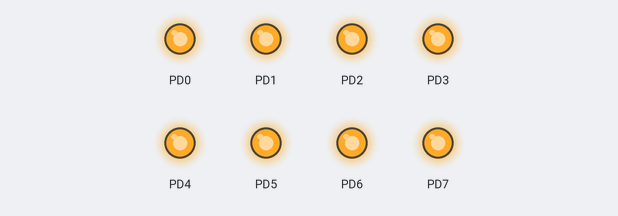
Recording of a program running on a simulated ATmega328P, built with avr-gcc and emulated at 16 MHz. Shown: output pins drawn as LEDs (lit = HIGH). At 1.2 s the program stops and its outputs stay as they are.

Above: at 0.1 s.
At 0.7 s:
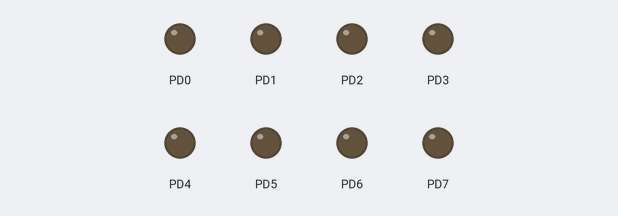
Timing chart, 0 to 2.7 s (numbered marks = the images above):
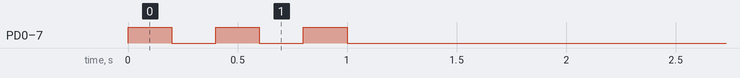

The program:

main.c
```c
/*
 * LAB3_ESCLAVO.c
 *
 * JOSÉ FERNANDO GORDILLO FLORES
 */

#define F_CPU 16000000UL
#include <avr/io.h>
#include <util/delay.h>
#include <avr/interrupt.h>
#include "spi_simple.h"
#include "adc.h"

// Función para mostrar número en LEDs (Puerto D completo)
void display_leds_slave(uint8_t number) {
	PORTD = number;
}

// Función para inicializar LEDs del esclavo
void leds_init_slave(void) {
	DDRD = 0xFF;  // Puerto D completo como salida para LEDs
	PORTD = 0x00; // Inicializar LEDs apagados
}

// Patrón de inicio para verificar funcionamiento
void startup_pattern(void) {
	for(uint8_t i = 0; i < 3; i++) {
		display_leds_slave(0xFF);
		_delay_ms(200);
		display_leds_slave(0x00);
		_delay_ms(200);
	}
}

int main(void) {
	uint8_t command, data;

	// Inicializar periféricos
	spi_slave_init();
	adc_init();
	leds_init_slave();

	// Patrón de inicio
	startup_pattern();

	while(1) {
		// Esperar comando del maestro
		if(spi_data_ready()) {
			command = SPDR;  // Leer comando

			switch(command) {
				case 0x01:  // Comando: Modo LED
				// Esperar el dato (número para mostrar en LEDs)
				while(!spi_data_ready());
				data = SPDR;
				display_leds_slave(data);
				break;

				case 0x02:  // Comando: Leer potenciómetros
				{
					// Leer potenciómetros
					uint16_t pot1 = adc_read(ADC_CHANNEL_0);  // A0
					uint16_t pot2 = adc_read(ADC_CHANNEL_1);  // A1

					// Esperar a que el maestro solicite los datos
					// El maestro enviará bytes dummy para recibir los datos

					// Enviar POT1 (high byte)
					while(!spi_data_ready());
					SPDR = (pot1 >> 8) & 0xFF;
					while(!spi_data_ready());

					// Enviar POT1 (low byte)
					SPDR = pot1 & 0xFF;
					while(!spi_data_ready());

					// Enviar POT2 (high byte)
					SPDR = (pot2 >> 8) & 0xFF;
					while(!spi_data_ready());

					// Enviar POT2 (low byte)
					SPDR = pot2 & 0xFF;

					// Mostrar valores en LEDs (promedio de ambos potenciómetros)
					uint8_t avg = ((pot1 + pot2) / 2) >> 2;  // Escalar a 8 bits
					display_leds_slave(avg);
				}
				break;

				default:
				// Comando desconocido - no hacer nada
				break;
			}
		}

		_delay_ms(10);  // Pequeña pausa
	}

	return 0;
}
```

SPI.c
```c
/*
 * SPI.c
 */

#include "SPI.h"

void spiInit(Spi_Type sType, Spi_Data_Order sDataOrder, Spi_Clock_Polarity sClockPolarity, Spi_Clock_Phase sClockPhase)
{
	// PB2 -> SS
	// PB3 -> MOSI
	// PB4 -> MISO
	// PB5 -> SCK

	if(sType & (1<<MSTR)) //If Master Mode
	{
		DDRB |= (1<<DDB3)|(1<<DDB5)|(1<<DDB2);   // MOSI, SCK, NEGADO_SS
		DDRB &= ~(1<<DDB4);                      // MISO
		SPCR |= (1<<MSTR);                       // Master

		uint8_t temp = sType & 0b00000111;
		switch(temp){
			case 0: // DIV2
				SPCR &= ~((1<<SPR1)|(1<<SPR0));
				SPSR |= (1<<SPI2X);
			break;
			case 1: // DIV4
				SPCR &= ~((1<<SPR1)|(1<<SPR0));
				SPSR &= ~(1<<SPI2X);
			break;
			case 2: // DIV8
				SPCR |= (1<<SPR0);
				SPCR &= ~(1<<SPR1);
				SPSR |= (1<<SPI2X);
			break;
			case 3: // DIV16
				SPCR |= (1<<SPR0);
				SPCR &= ~(1<<SPR1);
				SPSR &= ~(1<<SPI2X);
			break;
			case 4: // DIV32
				SPCR &= ~(1<<SPR0);
				SPCR |= (1<<SPR1);
				SPSR |= (1<<SPI2X);
			break;
			case 5: // DIV64
				SPCR &= ~(1<<SPR0);
				SPCR |= (1<<SPR1);
				SPSR &= ~(1<<SPI2X);
			break;
			case 6: // DIV128
				SPCR |= (1<<SPR0)|(1<<SPR1);
				SPSR &= ~(1<<SPI2X);
			break;
		}

	}
	else        //If Slave Mode
	{
		DDRB |= (1<<DDB4);  // MISO
		DDRB &= ~((1<<DDB3)|(1<<DDB5)|(1<<DDB2)); // MOSI, SCK, SS
		SPCR &= ~(1<<MSTR); // Slave
	}
	/* Enable SPI, Data Order, Clock Polarity, Clock Phase */
	SPCR |= (1<<SPE)|sDataOrder|sClockPolarity|sClockPhase;

}

static void spiReceiveWait()
{
	while (!(SPSR & (1<<SPIF))); // Wait for Data Receive complete
}

void spiWrite(uint8_t dat) // Write data to SPI bus
{
	SPDR = dat;
}

unsigned spiDataReady() // Check whether the data is ready to read
{
	if(SPSR & (1<<SPIF))
	return 1;
	else
	return 0;
}

uint8_t spiRead(void) // Read the received data
{
	while (!(SPSR & (1<<SPIF))); // Wait for Data Receive complete
	return(SPDR); // read the received data from the buffer
}
```

SPI.h
```c
/*
 * SPI.h
 */


#ifndef SPI_H_
#define SPI_H_

#include <avr/io.h>
#include <stdint.h>

typedef enum
{
	SPI_MASTER_OSC_DIV2   = 0b01010000,
	SPI_MASTER_OSC_DIV4   = 0b01010001,
	SPI_MASTER_OSC_DIV8   = 0b01010010,
	SPI_MASTER_OSC_DIV16  = 0b01010011,
	SPI_MASTER_OSC_DIV32  = 0b01010100,
	SPI_MASTER_OSC_DIV64  = 0b01010101,
	SPI_MASTER_OSC_DIV128 = 0b01010110,
	SPI_SLAVE_SS          = 0b01010000
}Spi_Type;

typedef enum
{
	SPI_DATA_ORDER_MSB = 0b00000000,
	SPI_DATA_ORDER_LSB = 0b00100000
} Spi_Data_Order;

typedef enum
{
	SPI_CLOCK_IDLE_HIGH = 0b00001000,
	SPI_CLOCK_IDLE_LOW  = 0b00000000
} Spi_Clock_Polarity;

typedef enum
{
	SPI_CLOCK_FIRST_EDGE = 0b00000000,
	SPI_CLOCK_LAST_EDGE  = 0b00000100
} Spi_Clock_Phase;

void spiInit(Spi_Type, Spi_Data_Order, Spi_Clock_Polarity, Spi_Clock_Phase);
void spiWrite(uint8_t dat);
unsigned spiDataReady();
uint8_t spiRead(void);

#endif /* SPI_H_ */
```

adc.c
```c
#define F_CPU 16000000UL
#include <avr/io.h>
#include <util/delay.h>
#include "adc.h"

// Inicializar el ADC
void adc_init(void) {
	// Configurar referencia de voltaje (AVCC con capacitor externo en AREF)
	// REFS1 = 0, REFS0 = 1 -> AVCC como referencia
	ADMUX = (1 << REFS0);

	// Habilitar ADC y configurar prescaler
	// Para 16MHz, prescaler de 128 da frecuencia ADC de 125kHz (óptima)
	// ADEN = 1 (habilitar ADC)
	// ADPS2:0 = 111 (prescaler 128)
	ADCSRA = (1 << ADEN) | (1 << ADPS2) | (1 << ADPS1) | (1 << ADPS0);

	// Realizar una conversión dummy para estabilizar el ADC
	adc_read(0);
}

// Leer valor del ADC en el canal especificado
uint16_t adc_read(uint8_t channel) {
	// Verificar que el canal sea válido (0-7)
	if(channel > 7) return 0;

	// Seleccionar canal manteniendo la configuración de referencia
	ADMUX = (ADMUX & 0xF0) | (channel & 0x0F);

	// Esperar un poco para que se estabilice la selección del canal
	_delay_us(10);

	// Iniciar conversión
	ADCSRA |= (1 << ADSC);

	// Esperar a que termine la conversión
	while(ADCSRA & (1 << ADSC));

	// Retornar el resultado (registro ADC de 16 bits, pero solo 10 bits útiles)
	return ADC;
}

// Convertir valor ADC a voltaje en milivoltios
uint16_t adc_to_voltage_mv(uint16_t adc_value) {
	// Conversión: (adc_value * Vref_mV) / resolución_ADC
	// Para evitar overflow, usar aritmética de 32 bits
	uint32_t voltage = ((uint32_t)adc_value * ADC_VREF_MV) / ADC_RESOLUTION;
	return (uint16_t)voltage;
}

// Convertir valor ADC a porcentaje (0-100%)
uint8_t adc_to_percentage(uint16_t adc_value) {
	// Conversión: (adc_value * 100) / (resolución_ADC - 1)
	uint32_t percentage = ((uint32_t)adc_value * 100) / (ADC_RESOLUTION - 1);
	if(percentage > 100) percentage = 100;
	return (uint8_t)percentage;
}
```

adc.h
```c
#ifndef ADC_H
#define ADC_H

#include <avr/io.h>

// Definiciones para el ADC
#define ADC_VREF_MV     5000    // Voltaje de referencia en mV (5V)
#define ADC_RESOLUTION  1024    // Resolución del ADC (10 bits = 2^10)

// Canales ADC disponibles
#define ADC_CHANNEL_0   0       // A0 - PC0
#define ADC_CHANNEL_1   1       // A1 - PC1
#define ADC_CHANNEL_2   2       // A2 - PC2
#define ADC_CHANNEL_3   3       // A3 - PC3
#define ADC_CHANNEL_4   4       // A4 - PC4
#define ADC_CHANNEL_5   5       // A5 - PC5

// Prototipos de funciones
void adc_init(void);
uint16_t adc_read(uint8_t channel);
uint16_t adc_to_voltage_mv(uint16_t adc_value);
uint8_t adc_to_percentage(uint16_t adc_value);

#endif
```

spi_simple.c
```c
#include "spi_simple.h"

void spi_master_init(void) {
	// Configurar pines: MOSI, SCK, SS como salidas; MISO como entrada
	DDRB |= (1 << DDB3) | (1 << DDB5) | (1 << DDB2);  // MOSI, SCK, SS
	DDRB &= ~(1 << DDB4);                              // MISO

	// Configurar SPI: Habilitar, Master, prescaler 16, MSB first
	SPCR = (1 << SPE) | (1 << MSTR) | (1 << SPR0);

	// SS alto inicialmente (inactivo)
	PORTB |= (1 << PORTB2);
}

void spi_slave_init(void) {
	// Configurar pines: MISO como salida; MOSI, SCK, SS como entradas
	DDRB |= (1 << DDB4);                               // MISO
	DDRB &= ~((1 << DDB3) | (1 << DDB5) | (1 << DDB2)); // MOSI, SCK, SS

	// Configurar SPI: Habilitar, Slave
	SPCR = (1 << SPE);
}

uint8_t spi_transceive(uint8_t data) {
	SPDR = data;                        // Enviar dato
	while (!(SPSR & (1 << SPIF)));      // Esperar a que termine
	return SPDR;                        // Retornar dato recibido
}

uint8_t spi_data_ready(void) {
	return (SPSR & (1 << SPIF));        // Verificar si hay dato listo
}
```

spi_simple.h
```c
#ifndef SPI_SIMPLE_H
#define SPI_SIMPLE_H

#include <avr/io.h>
#include <stdint.h>

void spi_master_init(void);
void spi_slave_init(void);
uint8_t spi_transceive(uint8_t data);
uint8_t spi_data_ready(void);

#endif
```

Measured:
- by itself, PD0–7: alternates HIGH for 0.20 s and LOW for 0.20 s, 6 changes in all, then stays LOW
